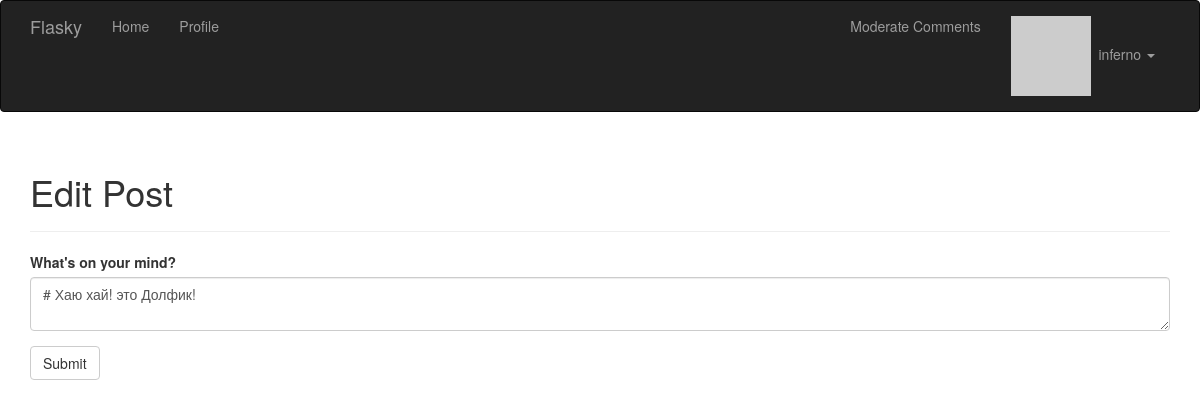
/edit/113 (signed in), run on an earlier commit of the app's database.
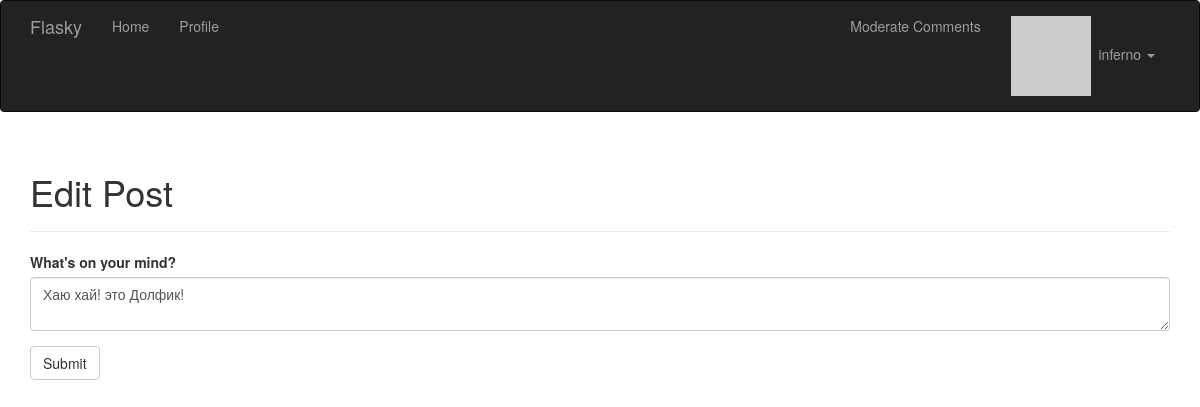
And on a later commit of the database.
### app/models.py (models this page shows, shortened)
class Post(db.Model):
    __tablename__ = 'posts'
    id = db.Column(db.Integer, primary_key=True)
    body = db.Column(db.Text)
    body_html = db.Column(db.Text)
    timestamp = db.Column(db.DateTime, index=True, default=datetime.utcnow)
    auth_id = db.Column(db.Integer, db.ForeignKey('users.id'))

### app/main/views.py (the view)
@main.route('/edit/<int:id>', methods=['GET', 'POST'])
@login_required
def edit(id):
    post = Post.query.get_or_404(id)
    if current_user != post.author and \
            not current_user.can(Permission.ADMIN):
        abort(403)
    form = PostForm()
    if form.validate_on_submit():
        post.body = form.body.data
        db.session.add(post)
        db.session.commit()
        flash('The post has been updated.')
        return redirect(url_for('.post', id=post.id))
    form.body.data = post.body
    return render_template('edit_post.html', form=form)

### app/main/forms.py
class PostForm(FlaskForm):
    body = PageDownField("What's on your mind?", validators=[DataRequired()])
    submit = SubmitField('Submit')

### app/auth/views.py (called while the page is built)
@auth.before_app_request
def before_request():
    if current_user.is_authenticated:
        current_user.ping()
        if not current_user.confirmed \
                and request.blueprint != 'auth' \
                and request.endpoint != 'static':
            return redirect(url_for('auth.unconfirmed'))

### app/main/__init__.py (called while the page is built)
@main.app_context_processor
def inject_permissions():
    return dict(Permission=Permission)

### app/models.py (called while the page is built)
@login_manager.user_loader
def load_user(user_id):
    return User.query.get(int(user_id))

    def has_permission(self, perm):
        return self.permissions & perm == perm

    def can(self, perm):
        return self.role is not None and self.role.has_permission(perm)

    def ping(self):
        self.last_seen = datetime.utcnow()
        db.session.add(self)
        db.session.commit()

### app/templates/edit_post.html (shortened to what this page needs)
{% extends "base.html" %}
{% import "bootstrap/wtf.html" as wtf %}
{% block page_content %}
<div class="page-header">
  <h1>Edit Post</h1>
</div>
<div>
  {{ wtf.quick_form(form) }}
</div>
{% endblock %}

What changed in the data, as far as the page shows it:
changed Post: body "# Хаю хай! это Долфик!" → "Хаю хай! это Долфик!"
